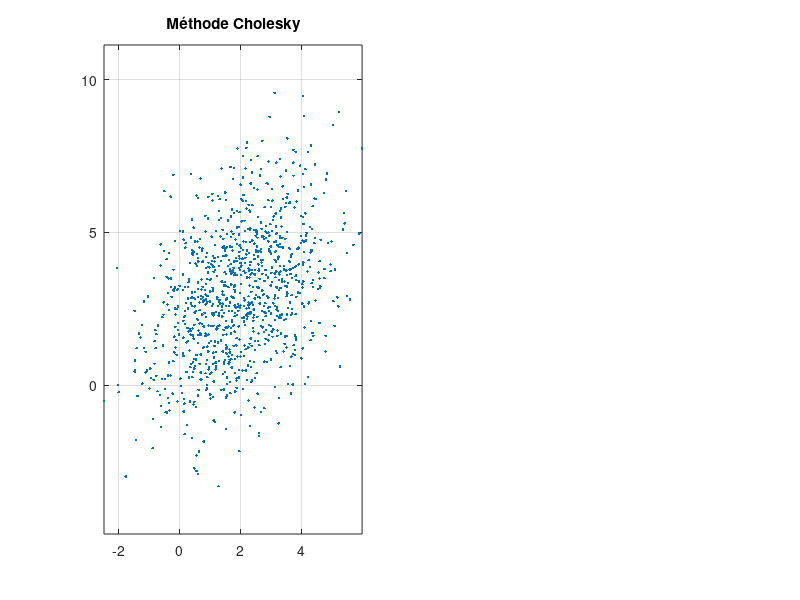

The MATLAB source for this figure: (Note: this script raises an error after producing the figure.)

clear;
close all;
clc;

K = 1000;

m = [2 3];
R = [2 1 ; 1 4];

x = randn(K,2);              
cho = chol(R,'lower');
y1 = (cho * x.').' + m;        

y2 = mvnrnd(m, R, K);

figure;
subplot(1,2,1);
plot(y1(:,1), y1(:,2), '.');
axis equal; grid on; hold on;
title('Méthode Cholesky');
trace_ellipse(mean(y1).', cov(y1), 0.9,'r');
trace_ellipse(mean(y1).', cov(y1), 0.99,'r');

subplot(1,2,2);
plot(y2(:,1), y2(:,2), '.');
axis equal; grid on; hold on;
title('Méthode mvnrnd');
trace_ellipse(mean(y2).', cov(y2), 0.9,'r');
trace_ellipse(mean(y2).', cov(y2), 0.99,'r');


disp(mean(y2));
disp(cov(y2));
